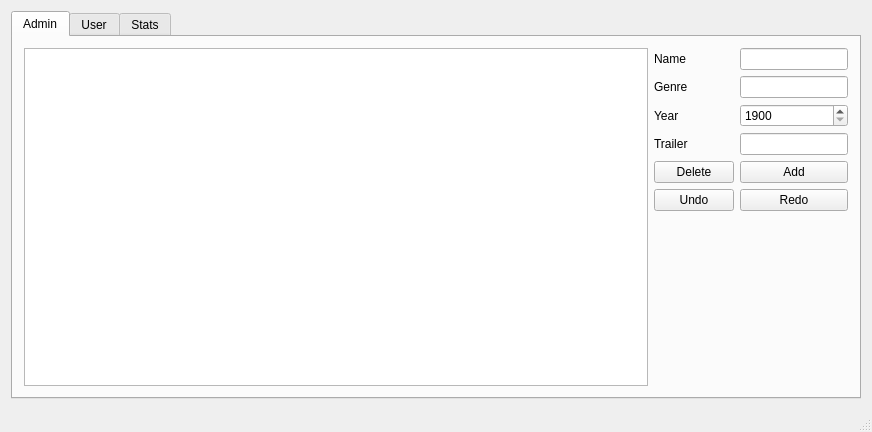
<?xml version="1.0" encoding="UTF-8"?>
<ui version="4.0">
 <class>MainWindow</class>
 <widget class="QMainWindow" name="MainWindow">
  <property name="geometry">
   <rect>
    <x>0</x>
    <y>0</y>
    <width>872</width>
    <height>432</height>
   </rect>
  </property>
  <property name="windowTitle">
   <string>IMDB</string>
  </property>
  <widget class="QWidget" name="centralWidget">
   <property name="enabled">
    <bool>true</bool>
   </property>
   <layout class="QHBoxLayout" name="horizontalLayout">
    <item>
     <widget class="QTabWidget" name="tabWidget">
      <property name="currentIndex">
       <number>0</number>
      </property>
      <widget class="QWidget" name="adminTab">
       <attribute name="title">
        <string>Admin</string>
       </attribute>
       <layout class="QGridLayout" name="gridLayout">
        <item row="0" column="1" rowspan="4" colspan="2">
         <layout class="QFormLayout" name="formLayout_5">
          <item row="0" column="0">
           <widget class="QLabel" name="nameLabel">
            <property name="text">
             <string>Name</string>
            </property>
           </widget>
          </item>
          <item row="0" column="1">
           <widget class="QLineEdit" name="nameEdit"/>
          </item>
          <item row="1" column="0">
           <widget class="QLabel" name="genreLabel">
            <property name="text">
             <string>Genre</string>
            </property>
           </widget>
          </item>
          <item row="1" column="1">
           <widget class="QLineEdit" name="genreEdit">
            <property name="text">
             <string/>
            </property>
           </widget>
          </item>
          <item row="2" column="0">
           <widget class="QLabel" name="yearLabel">
            <property name="text">
             <string>Year</string>
            </property>
           </widget>
          </item>
          <item row="2" column="1">
           <widget class="QSpinBox" name="yearSpinBox">
            <property name="minimum">
             <number>1900</number>
            </property>
            <property name="maximum">
             <number>2100</number>
            </property>
           </widget>
          </item>
          <item row="3" column="0">
           <widget class="QLabel" name="trailerLabel">
            <property name="text">
             <string>Trailer</string>
            </property>
           </widget>
          </item>
          <item row="3" column="1">
           <widget class="QLineEdit" name="trailerEdit"/>
          </item>
          <item row="4" column="0">
           <widget class="QPushButton" name="deleteMovieButton">
            <property name="text">
             <string>Delete</string>
            </property>
           </widget>
          </item>
          <item row="4" column="1">
           <widget class="QPushButton" name="addMovieButton">
            <property name="text">
             <string>Add</string>
            </property>
           </widget>
          </item>
          <item row="5" column="0">
           <widget class="QPushButton" name="undoButton">
            <property name="text">
             <string>Undo</string>
            </property>
           </widget>
          </item>
          <item row="5" column="1">
           <widget class="QPushButton" name="redoButton">
            <property name="text">
             <string>Redo</string>
            </property>
           </widget>
          </item>
         </layout>
        </item>
        <item row="0" column="0" rowspan="4">
         <widget class="QTableView" name="adminTableView">
          <property name="minimumSize">
           <size>
            <width>400</width>
            <height>0</height>
           </size>
          </property>
         </widget>
        </item>
       </layout>
      </widget>
      <widget class="QWidget" name="userTab">
       <attribute name="title">
        <string>User</string>
       </attribute>
       <layout class="QVBoxLayout" name="verticalLayout_2">
        <item>
         <layout class="QHBoxLayout" name="horizontalLayout_3">
          <item>
           <widget class="QTableView" name="userTableView"/>
          </item>
          <item>
           <layout class="QVBoxLayout" name="verticalLayout">
            <item>
             <widget class="QPushButton" name="sendToPlaylistButton">
              <property name="text">
               <string>&gt;</string>
              </property>
             </widget>
            </item>
            <item>
             <widget class="QPushButton" name="sendFromPlaylistButton">
              <property name="text">
               <string>&lt;</string>
              </property>
             </widget>
            </item>
           </layout>
          </item>
          <item>
           <widget class="QTableView" name="playlistTableView"/>
          </item>
         </layout>
        </item>
        <item>
         <layout class="QHBoxLayout" name="horizontalLayout_4">
          <item>
           <widget class="QPushButton" name="userUndoButton">
            <property name="text">
             <string>Undo</string>
            </property>
           </widget>
          </item>
          <item>
           <widget class="QPushButton" name="userRedoButton">
            <property name="text">
             <string>Redo</string>
            </property>
           </widget>
          </item>
         </layout>
        </item>
       </layout>
      </widget>
      <widget class="QWidget" name="statsTab">
       <attribute name="title">
        <string>Stats</string>
       </attribute>
       <layout class="QHBoxLayout" name="horizontalLayout_2"/>
      </widget>
     </widget>
    </item>
   </layout>
  </widget>
  <widget class="QStatusBar" name="statusBar"/>
 </widget>
 <layoutdefault spacing="6" margin="11"/>
 <resources/>
 <connections/>
</ui>
